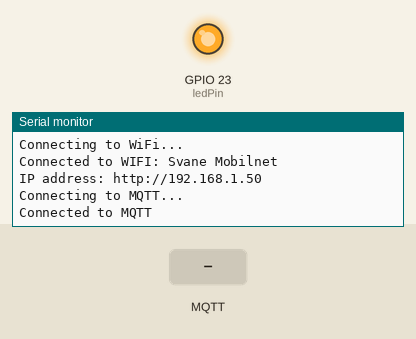
A sketch run on a simulated ESP32. On the bench: output pins drawn as LEDs (lit = HIGH), the last lines printed to the serial monitor. The inputs (shaded band) are chosen by the test bench. WiFi joins after 1.5 s; servers stay silent unless stated; no MQTT or app messages arrive unless stated.

Above: at 3.2 s.
3.3 s: MQTT message "unlock" arrives on the first subscribed topic
At 4.4 s:
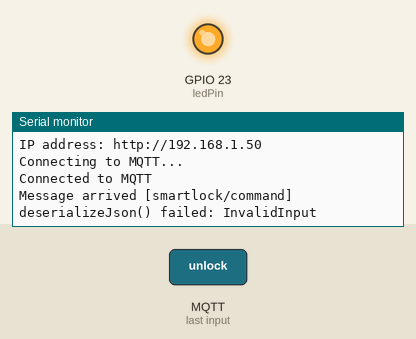
4.8 s: MQTT message "1" arrives on the first subscribed topic
At 5.5 s:
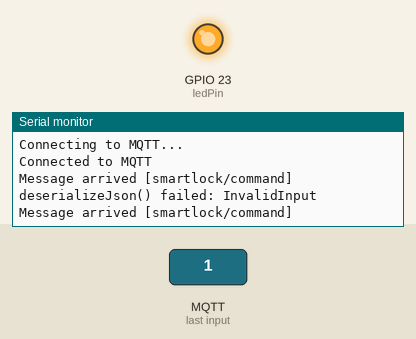

The sketch:

ESP32.ino
```cpp
#include <WiFi.h>
#include <PubSubClient.h>
#include <ArduinoJson.h>

// WiFi credentials
const char* ssid = "Svane Mobilnet";
const char* password = "Duller12";

// MQTT Broker settings
const char *mqtt_broker = "192.168.234.202";
const int mqtt_port = 8883;
const char* mqttUser = "ks";
const char* mqttPassword = "Duller12";

// MQTT Topics
const char* mqtt_topic_command = "smartlock/command";
const char* mqtt_topic_heartbeat = "smartlock/heartbeat";
const char* mqtt_topic_status = "smartlock/state";

WiFiClient espClient;
PubSubClient client(espClient);

const int ledPin = 23;
bool isDoorLocked = true;

unsigned long lastHeartbeatTime = 0;
unsigned long doorOpenedTime = 0;
const unsigned long heartbeatInterval = 10000; // 10 seconds
const unsigned long doorOpenDuration = 5000; // 5 seconds

void setup_wifi() {
  // Connect to WiFi
  WiFi.begin(ssid, password);
  while (WiFi.status() != WL_CONNECTED) {
    delay(1000);
    Serial.println("Connecting to WiFi...");
  }

  Serial.print("Connected to WIFI: ");
  Serial.println(ssid);

  Serial.print("IP address: http://");
  Serial.println(WiFi.localIP());
}

String translateEncryptionType(wifi_auth_mode_t encryptionType) {
    switch (encryptionType) {
        case WIFI_AUTH_OPEN:
            return "Open";
        case WIFI_AUTH_WEP:
            return "WEP";
        case WIFI_AUTH_WPA_PSK:
            return "WPA_PSK";
        case WIFI_AUTH_WPA2_PSK:
            return "WPA2_PSK";
        case WIFI_AUTH_WPA_WPA2_PSK:
            return "WPA_WPA2_PSK";
        case WIFI_AUTH_WPA2_ENTERPRISE:
            return "WPA2_ENTERPRISE";
        // Add any other cases for newer encryption types here
        default:
            return "Unknown";
    }
}

void scanNetworks() {
  int numberOfNetworks = WiFi.scanNetworks();
  Serial.print("Number of networks found: ");
  Serial.println(numberOfNetworks);

  for (int i = 0; i < numberOfNetworks; i++) {
    Serial.print("Network name: ");
    Serial.println(WiFi.SSID(i));

    Serial.print("Signal strength: ");
    Serial.println(WiFi.RSSI(i));

    Serial.print("MAC address: ");
    Serial.println(WiFi.BSSIDstr(i));

    Serial.print("Encryption type: ");
    String encryptionTypeDescription = translateEncryptionType(WiFi.encryptionType(i));
    Serial.println(encryptionTypeDescription);

    // Check the channel to infer if it's 2.4GHz
    uint8_t primaryChan = WiFi.channel(i);
    Serial.print("Primary Channel: ");
    Serial.println(primaryChan);
    if (primaryChan <= 14) {
      Serial.println("This network is likely 2.4GHz");
    } else {
      Serial.println("This network is likely 5GHz");
    }
    Serial.println("-----------------------");
  }
}

void updateLockStatus(bool lock) {
  isDoorLocked = lock;

  StaticJsonDocument<100> doc;
  doc["type"] = "status";
  doc["value"] = isDoorLocked ? "locked" : "unlocked";
  char message[100];
  serializeJson(doc, message);

  client.publish(mqtt_topic_status, message, true); // Retained message
}

void sendHeartbeat() {
  StaticJsonDocument<100> doc;
  doc["type"] = "heartbeat";
  doc["value"] = "alive";
  char message[100];
  serializeJson(doc, message);

  client.publish(mqtt_topic_heartbeat, message);
}

void mqttCallback(char* topic, byte* message, unsigned int length) {
  Serial.print("Message arrived [");
  Serial.print(topic);
  Serial.print("] ");

  char messageTemp[length + 1];
  for (unsigned int i = 0; i < length; i++) {
    messageTemp[i] = (char)message[i];
  }
  messageTemp[length] = '\0'; // Null-terminate the string

  StaticJsonDocument<256> doc;
  DeserializationError error = deserializeJson(doc, messageTemp);

  if (error) {
    Serial.print("deserializeJson() failed: ");
    Serial.println(error.c_str());
    return;
  }

  const char* command = doc["command"];

  // Handle the command
  if (String(topic) == mqtt_topic_command && String(command) == "unlock") {
    if (isDoorLocked) {
      updateLockStatus(false);
      digitalWrite(ledPin, LOW);
      doorOpenedTime = millis(); // Start the timer for automatic re-locking if necessary
      Serial.println("Door unlocked.");
    } else {
      Serial.println("Unlock command received but the door is already unlocked.");
    }
  }
}

void reconnect() {
  while (!client.connected()) {
    Serial.println("Connecting to MQTT...");
    if (client.connect("ESP32Client", mqttUser, mqttPassword)) {
      Serial.println("Connected to MQTT");
      client.subscribe(mqtt_topic_command);
      updateLockStatus(isDoorLocked);
    } else {
      Serial.print("Failed, rc=");
      Serial.print(client.state());
      Serial.println(" try again in 2 seconds");
      delay(2000);
    }
  }
}

void setup() {
  Serial.begin(115200);
  pinMode(ledPin, OUTPUT);
  digitalWrite(ledPin, HIGH); // Initially turn on LED

  setup_wifi();

  client.setServer(mqtt_broker, mqtt_port);
  client.setCallback(mqttCallback);
}

void loop() {
  if (!client.connected()) {
    reconnect();
  }
  client.loop();

  // Check if it's time to send a heartbeat
  if (millis() - lastHeartbeatTime > heartbeatInterval) {
    sendHeartbeat();
    lastHeartbeatTime = millis();
  }

  // Check if the door has been open long enough
  if (!isDoorLocked && (millis() - doorOpenedTime > doorOpenDuration)) {
    digitalWrite(ledPin, HIGH);
    updateLockStatus(true);
    Serial.println("Door locked.");
  }
}
```

Measured:
- after the input at 3.3 s, the serial monitor: prints a new line at once (image 1)
- after the input at 4.8 s, the serial monitor: prints a new line at once (image 2)
